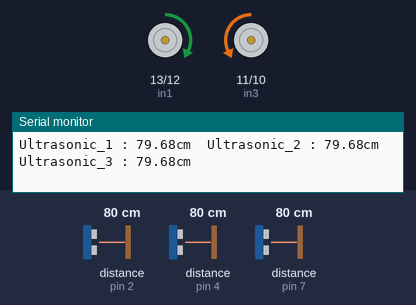
Simulated run of this sketch. Board: Arduino Uno, built with avr-gcc and run on an emulated ATmega328P. On the bench: motor-driver pin pairs drawn as motors (green arrow = first pin HIGH = forward, orange = second pin HIGH = backward, longer = more drive, scaled by the enable pin), the last lines printed to the serial monitor. Wiring (inferred from the names in the program): 3 × ultrasonic range finder: trigger pin 5, echo pin 4 / trigger pin 6, echo pin 7 / trigger pin 8, echo pin 2. Inputs (shaded band) come from the test bench; at power-on: distance to the obstacle (sensors on pin 4, pin 7, pin 2) 80 cm. The echo pulse lasts 58.3 µs per cm.

Above: at 1.2 s.
1.3 s: distance to the obstacle (sensor on pin 4) set to 17 cm
At 2.4 s:
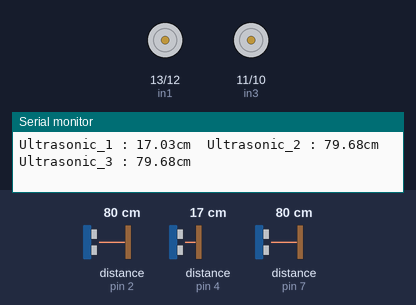
2.8 s: distance to the obstacle (sensor on pin 4) set to 14 cm
At 3.28 s:
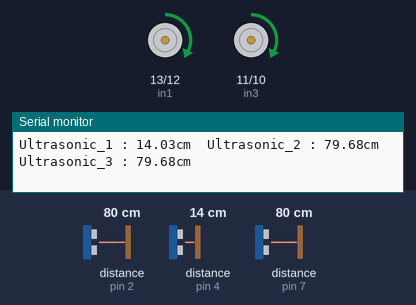
5.0 s: distance to the obstacle (sensor on pin 7) set to 2 cm
At 6.3 s:
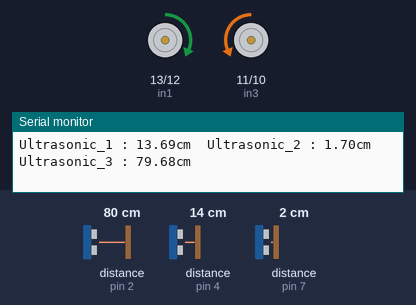
8.0 s: distance to the obstacle (sensor on pin 2) set to 23 cm
11.0 s: distance to the obstacle (sensor on pin 2) set to 19 cm
At 11.45 s:
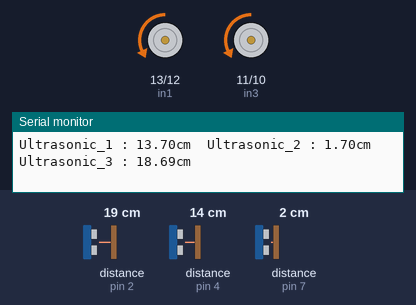
Timing chart, 0 to 14.0 s (numbered marks = the images above; inputs shaded):
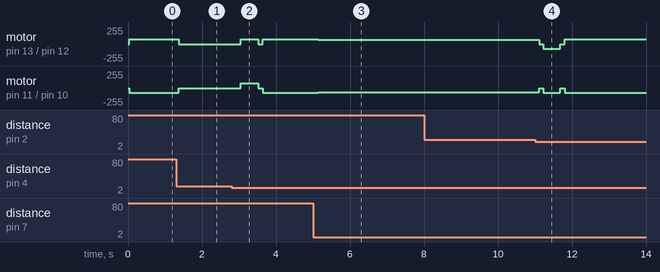

The sketch:

auto_code.ino
```cpp
// Motor A connections
int enA = 9;
int in1 = 13;
int in2 = 12;
// Motor B connections
int enB = 3;
int in3 = 11;
int in4 = 10;
int trigPins[3] = {5, 6, 8};
int echoPins[3] = {4, 7, 2};
const unsigned long turn_90 = 600;
bool finishedTurning = false;
bool turnReady = true;
int turnStep = 0;

void setup() {
// put your setup code here, to run once:
  Serial.begin(9600);
  pinMode(enA, OUTPUT);
  pinMode(enB, OUTPUT);
  pinMode(in1, OUTPUT);
  pinMode(in2, OUTPUT);
  pinMode(in3, OUTPUT);
  pinMode(in4, OUTPUT);

  for(int i = 0; i < 3; i++){
    pinMode(trigPins[i], OUTPUT);
    pinMode(echoPins[i], INPUT);
    digitalWrite(trigPins[i], LOW);
  }
}

float read_distance(int trigPin, int echoPin){
  digitalWrite(trigPin, LOW);
  delayMicroseconds(2);

  digitalWrite(trigPin, HIGH);
  delayMicroseconds(10);
  digitalWrite(trigPin, LOW);

  unsigned long duration = pulseIn(echoPin, HIGH, 30000UL);

  if (duration == 0){
    return 0 ;
  }
  return duration * 0.0343 / 2.0;
}


void turn_left_degrees(float degrees) {
  if (degrees <= 0) return;

  const int turnSpeed = 70;
  unsigned long turnTime =
      (unsigned long)(turn_90 * (degrees / 90.0f));

  // หยุดก่อนเปลี่ยนทิศทาง
  stop(255);
  delay(100);

  // ปิดขับมอเตอร์ชั่วคราวขณะตั้งทิศทาง
  analogWrite(enA, 0);
  analogWrite(enB, 0);

  // Motor A: ล้อขวาเดินหน้า
  digitalWrite(in1, HIGH);
  digitalWrite(in2, LOW);

  // Motor B: ล้อซ้ายถอยหลัง
  // กลับทิศจาก LOW, HIGH ที่ใช้ใน forward()
  digitalWrite(in3, HIGH);
  digitalWrite(in4, LOW);

  analogWrite(enA, turnSpeed);
  analogWrite(enB, turnSpeed);

  delay(turnTime);
  stop(255);
}

void loop(){
  float distance_1 = read_distance(trigPins[0], echoPins[0]);
  delay(2);
  float distance_2 = read_distance(trigPins[1], echoPins[1]);
  delay(2);
  float distance_3 = read_distance(trigPins[2], echoPins[2]);
  delay(2);

  Serial.print("Ultrasonic_1 : ");
  Serial.print(distance_1);
  Serial.print("cm  ");

  Serial.print("Ultrasonic_2 : ");
  Serial.print(distance_2);
  Serial.print("cm ");

  Serial.print("Ultrasonic_3 : ");
  Serial.print(distance_3);
  Serial.println("cm ");

// ค่า 0 หมายถึงอ่านระยะไม่ได้

if (distance_1 <= 0 || distance_2 <= 0) {
  // อ่านไม่ได้
  stop(255);

} else if (distance_1 <= 15 && distance_2 <= 15 && distance_3 > 20) {
  // อยู่ในทางเดิน เห็นกำแพงสองข้าง
  turnReady = true;
  forward(65);

} else if (turnReady &&
           distance_2 >= 20 && distance_1 <= 15) {
  // ซ้ายเปิด ขวายังมีกำแพง: เลี้ยวซ้ายหนึ่งครั้ง
  stop(255);
  turn_left_degrees(70);
  stop(255);
  delay(100);

  turnReady = false;

} else if (!turnReady && distance_1 <= 15) {
  // เดินออกจากปากแยก ไม่หมุนซ้ำที่ช่องเดิม
  forward(70);

} else if (distance_1 > 25 && distance_2 > 25) {
  forward(70);

} else if (distance_1 > distance_2) {
  // หมุนขวา แล้วหยุดก่อนอ่านค่ารอบถัดไป
  turn_right_degrees(70);
  stop(255);
  delay(100);

  turnReady = false;

} else if (!turnReady && distance_1 <= 15) {
  forward(70);

} else if (distance_1 > 25 && distance_2 > 25) {
  forward(70);

} else {
  stop(255);
}
}

  void forward(int speed) {

      digitalWrite(in1, HIGH);
      digitalWrite(in2, LOW);
      digitalWrite(in3, LOW);
      digitalWrite(in4, HIGH);

      analogWrite(enA, speed);
      analogWrite(enB, speed);
}

  void backward(int speed) {
  // ปิดขับมอเตอร์ชั่วคราวขณะเปลี่ยนทิศ
  analogWrite(enA, 0);
  analogWrite(enB, 0);

  // Motor A ถอยหลัง
  digitalWrite(in1, LOW);
  digitalWrite(in2, HIGH);

  // Motor B ถอยหลัง
  digitalWrite(in3, HIGH);
  digitalWrite(in4, LOW);

  analogWrite(enA, speed);
  analogWrite(enB, speed);
}

void backward_seconds(float seconds, int speed) {

  if (seconds <= 0) return;

  stop(255);
  delay(100);

  backward(speed);
  delay((unsigned long)(seconds * 1000.0f));

  stop(255);
}

void turn_right_degrees(float degrees) {
  if (degrees <= 0) return;

  const int turnSpeed = 70;
  unsigned long turnTime = (unsigned long)(turn_90 * (degrees / 90.0f));

  stop(255);
  delay(100);

  // ปิดกำลังมอเตอร์ก่อนเปลี่ยนทิศ
  analogWrite(enA, 0);
  analogWrite(enB, 0);

  // Motor A: ล้อขวาถอยหลัง
  digitalWrite(in1, LOW);
  digitalWrite(in2, HIGH);

  // Motor B: ล้อซ้ายเดินหน้า
  digitalWrite(in3, LOW);
  digitalWrite(in4, HIGH);

  analogWrite(enA, turnSpeed);
  analogWrite(enB, turnSpeed);

  delay(turnTime);

  stop(255);  // หยุดเมื่อหมุนเสร็จ
}

void stop(int speed){
  digitalWrite(in1, LOW);
  digitalWrite(in2, LOW);
  digitalWrite(in3, LOW);
  digitalWrite(in4, LOW);

  analogWrite(enA, speed);
  analogWrite(enB, speed);
}
```

Measured:
- the behaviour switches between 16 and 15 cm on distance to the obstacle (sensor on pin 4) (found by bisection; images 1 and 2)
- the behaviour switches between 21 and 20 cm on distance to the obstacle (sensor on pin 2) (found by bisection; images 3 and 4)
- after the input at 1.3 s, motor on pin 13 (in1) / pin 12 (in2): forward 70/255 → stopped after 0.08 s; motor on pin 11 (in3) / pin 10 (in4): backward 70/255 → stopped after 0.08 s
- after the input at 2.8 s, motor on pin 13 (in1) / pin 12 (in2): stopped → forward 70/255 after 0.25 s, → stopped 0.47 s later, → forward 70/255 0.13 s later; motor on pin 11 (in3) / pin 10 (in4): stopped → forward 70/255 after 0.25 s, → stopped 0.47 s later, → backward 70/255 0.13 s later
- after the input at 5.0 s, motor on pin 13 (in1) / pin 12 (in2): forward 70/255 → forward 65/255 after 0.14 s; motor on pin 11 (in3) / pin 10 (in4): backward 70/255 → backward 65/255 after 0.14 s
